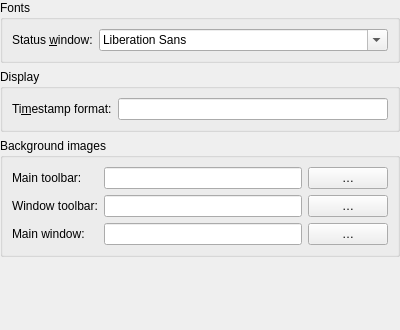
<?xml version="1.0" encoding="UTF-8"?>
<ui version="4.0">
 <class>AppearanceSettingsWidget</class>
 <widget class="QWidget" name="AppearanceSettingsWidget">
  <property name="geometry">
   <rect>
    <x>0</x>
    <y>0</y>
    <width>400</width>
    <height>330</height>
   </rect>
  </property>
  <property name="windowTitle">
   <string>Appearance</string>
  </property>
  <layout class="QVBoxLayout" name="verticalLayout_2">
   <property name="leftMargin">
    <number>0</number>
   </property>
   <property name="topMargin">
    <number>0</number>
   </property>
   <property name="rightMargin">
    <number>0</number>
   </property>
   <property name="bottomMargin">
    <number>0</number>
   </property>
   <item>
    <widget class="QGroupBox" name="qgbFonts">
     <property name="title">
      <string>Fonts</string>
     </property>
     <layout class="QVBoxLayout" name="verticalLayout">
      <item>
       <layout class="QFormLayout" name="formLayout">
        <item row="0" column="0">
         <widget class="QLabel" name="qlStatusWindowFont">
          <property name="text">
           <string>Status &amp;window:</string>
          </property>
          <property name="buddy">
           <cstring>qfcbStatusWindowFont</cstring>
          </property>
         </widget>
        </item>
        <item row="0" column="1">
         <widget class="QFontComboBox" name="qfcbStatusWindowFont"/>
        </item>
       </layout>
      </item>
     </layout>
    </widget>
   </item>
   <item>
    <widget class="QGroupBox" name="qgbDisplay">
     <property name="title">
      <string>Display</string>
     </property>
     <layout class="QVBoxLayout" name="verticalLayout_3">
      <item>
       <layout class="QFormLayout" name="formLayout_2">
        <item row="0" column="0">
         <widget class="QLabel" name="qlTimestampFormat">
          <property name="text">
           <string>Ti&amp;mestamp format:</string>
          </property>
          <property name="buddy">
           <cstring>qleTimestampFormat</cstring>
          </property>
         </widget>
        </item>
        <item row="0" column="1">
         <widget class="QLineEdit" name="qleTimestampFormat"/>
        </item>
       </layout>
      </item>
     </layout>
    </widget>
   </item>
   <item>
    <widget class="QGroupBox" name="qgbBackgroundImages">
     <property name="title">
      <string>Background images</string>
     </property>
     <layout class="QVBoxLayout" name="verticalLayout_4">
      <item>
       <layout class="QFormLayout" name="formLayout_3">
        <item row="0" column="0">
         <widget class="QLabel" name="qlMainToolbarBackground">
          <property name="text">
           <string>Main toolbar:</string>
          </property>
         </widget>
        </item>
        <item row="0" column="1">
         <layout class="QHBoxLayout" name="horizontalLayout" stretch="1,0">
          <item>
           <widget class="QLineEdit" name="qleMainToolbarBackground"/>
          </item>
          <item>
           <widget class="QPushButton" name="qpbMainToolbarBackgroundFileChooser">
            <property name="text">
             <string notr="true">…</string>
            </property>
           </widget>
          </item>
         </layout>
        </item>
        <item row="1" column="0">
         <widget class="QLabel" name="qlWindowToolbarBackground">
          <property name="text">
           <string>Window toolbar:</string>
          </property>
         </widget>
        </item>
        <item row="1" column="1">
         <layout class="QHBoxLayout" name="horizontalLayout_2" stretch="1,0">
          <item>
           <widget class="QLineEdit" name="qleWindowToolbarBackground"/>
          </item>
          <item>
           <widget class="QPushButton" name="qpbWindowToolbarBackgroundFileChooser">
            <property name="text">
             <string notr="true">…</string>
            </property>
           </widget>
          </item>
         </layout>
        </item>
        <item row="2" column="0">
         <widget class="QLabel" name="qlMainWindowBackground">
          <property name="text">
           <string>Main window:</string>
          </property>
         </widget>
        </item>
        <item row="2" column="1">
         <layout class="QHBoxLayout" name="horizontalLayout_3" stretch="1,0">
          <item>
           <widget class="QLineEdit" name="qleMainWindowBackground"/>
          </item>
          <item>
           <widget class="QPushButton" name="qleMainWindowBackgroundFileChooser">
            <property name="text">
             <string notr="true">…</string>
            </property>
           </widget>
          </item>
         </layout>
        </item>
       </layout>
      </item>
     </layout>
    </widget>
   </item>
   <item>
    <spacer name="verticalSpacer">
     <property name="orientation">
      <enum>Qt::Vertical</enum>
     </property>
     <property name="sizeHint" stdset="0">
      <size>
       <width>20</width>
       <height>40</height>
      </size>
     </property>
    </spacer>
   </item>
  </layout>
 </widget>
 <resources/>
 <connections/>
</ui>
